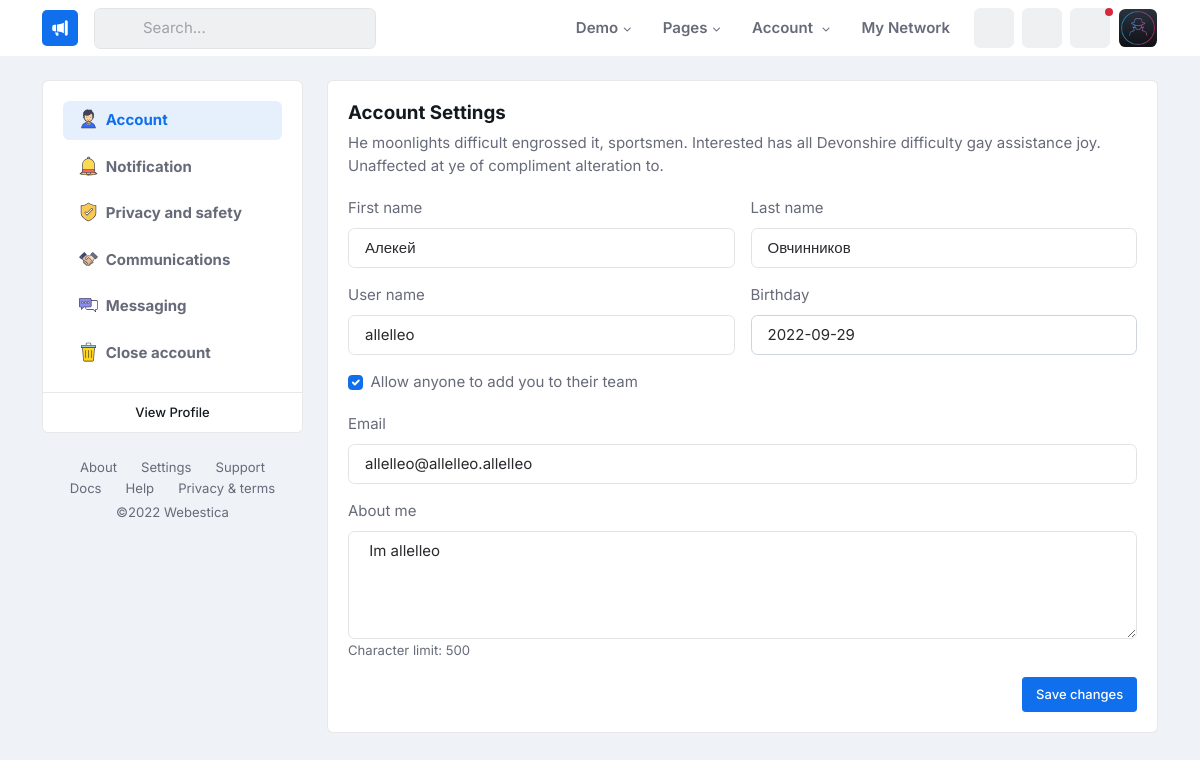
The app's page /my-profile/edit (signed in), older data.
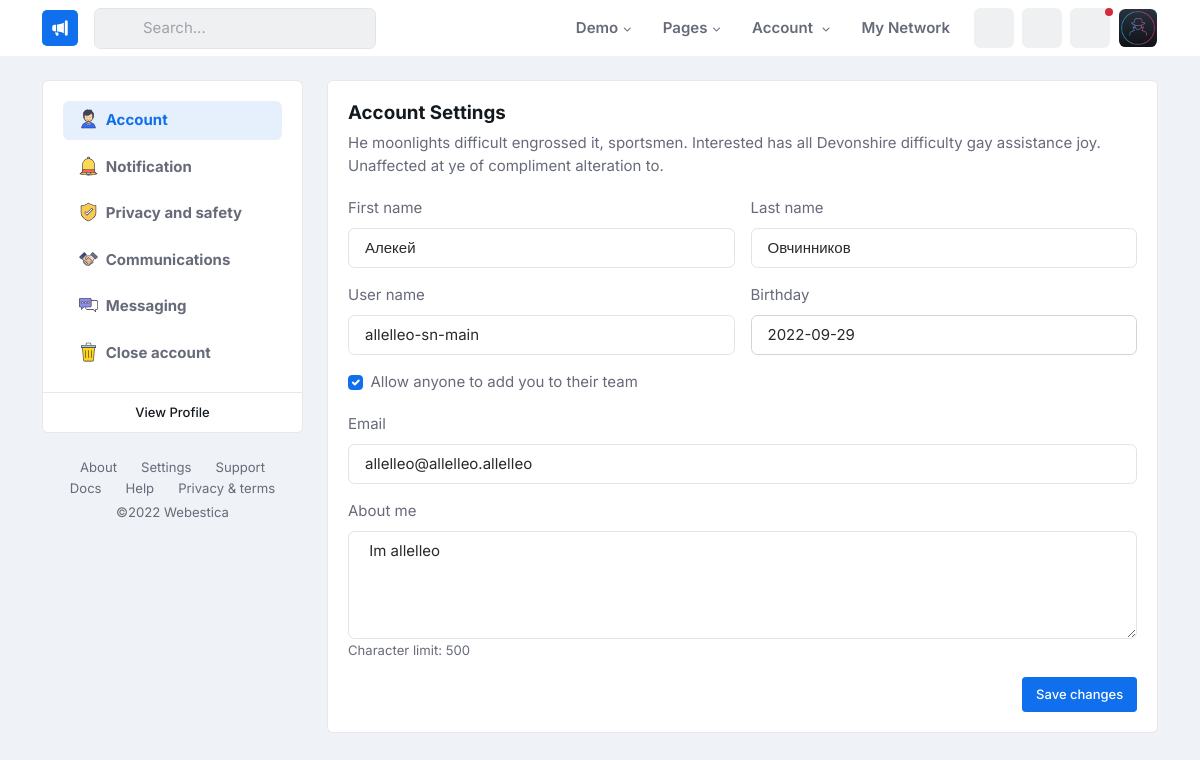
The same page, newer data.
### tables this page shows
CREATE TABLE `users` (
            id INT PRIMARY KEY NOT NULL,
            nickname VARCHAR(255) NOT NULL UNIQUE,
            email VARCHAR(255) NOT NULL,
            name VARCHAR(255) NOT NULL,
            surname VARCHAR(255) NOT NULL,
            hashed_passwords VARCHAR(255) NOT NULL,
            posts INT NOT NULL DEFAULT 0,
            followers INT NOT NULL DEFAULT 0,
            following INT NOT NULL DEFAULT 0,
            avatar VARCHAR(255) NOT NULL DEFAULT '../../static/img/default/defaultAvatar.jpg',
            bg_avatar VARCHAR(255) NOT NULL DEFAULT '../../static/img/default/defaultBgAvatar.jpg',
            token VARCHAR(255) NOT NULL
        );

### app.py (the view, shortened to what this page needs)
@app.route('/my-profile/edit', methods=['POST', 'GET'])
@login_required
def my_profile_edit():
    return flask.render_template('user/settings.html', user=current_user)

### templates/user/settings.html (shortened to what this page needs)
{% extends "user.base.html" %}
{% block content %}
<main>
    <div class="container">
        <div class="row">
            <div class="col-lg-3">
                <nav class="navbar navbar-light navbar-expand-lg mx-0">
                    <div class="offcanvas offcanvas-start" tabindex="-1" id="offcanvasNavbar">
                        <div class="offcanvas-body p-0">
                            <div class="card w-100">
                                <div class="card-body">
                                    <ul class="nav nav-tabs nav-pills nav-pills-soft flex-column fw-bold gap-2 border-0">
                                        <li class="nav-item" data-bs-dismiss="offcanvas">
                                            <a class="nav-link d-flex mb-0 active"
                                               href="settings.html#nav-setting-tab-1" data-bs-toggle="tab"> <img
                                                    class="me-2 h-20px fa-fw"
                                                    src="../../static/img/icon/person-outline-filled.svg" alt=""><span>Account </span></a>
                                        </li>
                                        <li class="nav-item" data-bs-dismiss="offcanvas">
                                            <a class="nav-link d-flex mb-0" href="settings.html#nav-setting-tab-2"
                                               data-bs-toggle="tab"> <img class="me-2 h-20px fa-fw"
                                                                          src="../../static/img/icon/notification-outlined-filled.svg"
                                                                          alt=""><span>Notification </span></a>
                                        </li>
                                        <li class="nav-item" data-bs-dismiss="offcanvas">
                                            <a class="nav-link d-flex mb-0" href="settings.html#nav-setting-tab-3"
                                               data-bs-toggle="tab"> <img class="me-2 h-20px fa-fw"
                                                                          src="../../static/img/icon/shield-outline-filled.svg"
                                                                          alt=""><span>Privacy and safety </span></a>
                                        </li>
                                        <li class="nav-item" data-bs-dismiss="offcanvas">
                                            <a class="nav-link d-flex mb-0" href="settings.html#nav-setting-tab-4"
                                               data-bs-toggle="tab"> <img class="me-2 h-20px fa-fw"
                                                                          src="../../static/img/icon/handshake-outline-filled.svg"
                                                                          alt=""><span>Communications </span></a>
                                        </li>
                                        <li class="nav-item" data-bs-dismiss="offcanvas">
                                            <a class="nav-link d-flex mb-0" href="settings.html#nav-setting-tab-5"
                                               data-bs-toggle="tab"> <img class="me-2 h-20px fa-fw"
                                                                          src="../../static/img/icon/chat-alt-outline-filled.svg"
                                                                          alt=""><span>Messaging </span></a>
                                        </li>
                                        <li class="nav-item" data-bs-dismiss="offcanvas">
                                            <a class="nav-link d-flex mb-0" href="settings.html#nav-setting-tab-6"
                                               data-bs-toggle="tab"> <img class="me-2 h-20px fa-fw"
                                                                          src="../../static/img/icon/trash-var-outline-filled.svg"
                                                                          alt=""><span>Close account </span></a>
                                        </li>
                                    </ul>
                                </div>
                                <div class="card-footer text-center py-2">
                                    <a class="btn btn-link text-secondary btn-sm" href="settings.html#!">View
                                        Profile </a>
                                </div>
                            </div>
                        </div>
                        <ul class="nav small mt-4 justify-content-center lh-1">
                            <li class="nav-item">
                                <a class="nav-link" href="my-profile-about.html">About</a>
                            </li>
                            <li class="nav-item">
                                <a class="nav-link" href="settings.html">Settings</a>
                            </li>
                            <li class="nav-item">
                                <a class="nav-link" target="_blank"
                                   href="https://support.webestica.com/login">Support </a>
                            </li>
                            <li class="nav-item">
                                <a class="nav-link" target="_blank" href="docs/index.html">Docs </a>
                            </li>
                            <li class="nav-item">
                                <a class="nav-link" href="help.html">Help</a>
                            </li>
                            <li class="nav-item">
                                <a class="nav-link" href="privacy-and-terms.html">Privacy & terms</a>
                            </li>
                        </ul>
                        <p class="small text-center mt-1">©2022 <a class="text-body" target="_blank"
                                                                   href="https://www.webestica.com/"> Webestica </a></p>
                    </div>
                </nav>
            </div>
            <div class="col-lg-6 vstack gap-4">
                <div class="tab-content py-0 mb-0">
                    <div class="tab-pane show active fade" id="nav-setting-tab-1">
                        <div class="card mb-4">
                            <div class="card-header border-0 pb-0">
                                <h1 class="h5 card-title">Account Settings</h1>
                                <p class="mb-0">He moonlights difficult engrossed it, sportsmen. Interested has all
                                    Devonshire difficulty gay assistance joy. Unaffected at ye of compliment alteration
                                    to.</p>
                            </div>
                            <div class="card-body">
                                <form class="row g-3" action="" method="POST">
                                    <div class="col-sm-6 col-lg-6">
                                        <label class="form-label">First name</label>
                                        <input type="text" class="form-control" placeholder="" value="{{user.name}}" name="name1">
                                    </div>
                                    <div class="col-sm-6 col-lg-6">
                                        <label class="form-label">Last name</label>
                                        <input type="text" class="form-control" placeholder="" value="{{user.surname}}" id="surname" name="surname">
                                    </div>
                                    <div class="col-sm-6">
                                        <label class="form-label">User name</label>
                                        <input type="text" class="form-control" placeholder="" value="{{user.nickname}}" id="nickname" name="nickname">
                                    </div>
                                    <div class="col-lg-6">
                                        <label class="form-label">Birthday </label>
                                        <input type="text" class="form-control flatpickr" value="{{user.get_profile_data.birth_date}}" id="birth_date" name="birth_date">
                                    </div>
                                    <div class="col-12">
                                        <div class="form-check">
                                            <input class="form-check-input" type="checkbox" value="" id="allowChecked"
                                                   checked>
                                            <label class="form-check-label" for="allowChecked">
                                                Allow anyone to add you to their team
                                            </label>
                                        </div>
                                    </div>
                                    <div class="col-sm-12">
                                        <label class="form-label">Email</label>
                                        <input type="text" class="form-control" placeholder=""
                                               value="{{user.email}}" id="email" name="email">
                                    </div>
                                    <div class="col-12">
                                        <label class="form-label">About me</label>
                                        <textarea class="form-control" rows="4" placeholder="Description (Required)" id="about" name="about">{{user.get_profile_data.description}}</textarea>
                                        <small>Character limit: 500</small>
                                    </div>
                                    <div class="col-12 text-end">
                                        <button type="submit" class="btn btn-sm btn-primary mb-0">Save changes</button>
                                    </div>
                                </form>
                            </div>
                        </div>
                    </div>
                </div>
            </div>
        </div>
    </div>
</main>
{% endblock %}

### templates/user.base.html (shortened to what this page needs)
<!DOCTYPE html>
<html lang="en">
<head>
    <link rel="stylesheet" type="text/css" href="../../static/libs/font-awesome/css/all.min.css">
    <link rel="stylesheet" type="text/css" href="../../static/libs/bootstrap-icons/bootstrap-icons.css">
    <link rel="stylesheet" type="text/css"
          href="../../static/libs/OverlayScrollbars-master/css/OverlayScrollbars.min.css">
    <link rel="stylesheet" type="text/css" href="../../static/libs/tiny-slider/dist/tiny-slider.css">
    <link rel="stylesheet" type="text/css" href="../../static/libs/choices.js/public/assets/styles/choices.min.css"/>
    <link rel="stylesheet" type="text/css" href="../../static/libs/glightbox-master/dist/css/glightbox.min.css">
    <link rel="stylesheet" type="text/css" href="../../static/libs/dropzone/dist/dropzone.css"/>
    <link rel="stylesheet" type="text/css" href="../../static/libs/flatpickr/dist/flatpickr.css"/>
    <link rel="stylesheet" type="text/css" href="../../static/libs/plyr/plyr.css"/>
    <link id="style-switch" rel="stylesheet" type="text/css" href="../../static/css/style.css">
    <link rel="stylesheet" href="../static/css/style.css">
</head>
<body>
<header class="navbar-light fixed-top header-static bg-mode">
    <nav class="navbar navbar-expand-lg">
        <div class="container">
            <a class="navbar-brand" href="index.html">
                <img class="light-mode-item navbar-brand-item" src="../../static/img/logo.svg" alt="logo">
            </a>
            <div class="collapse navbar-collapse" id="navbarCollapse">
                <div class="nav mt-3 mt-lg-0 flex-nowrap align-items-center px-4 px-lg-0">
                    <div class="nav-item w-100">
                        <form class="rounded position-relative">
                            <input class="form-control ps-5 bg-light" type="search" placeholder="Search..."
                                   aria-label="Search">
                            <button class="btn bg-transparent px-2 py-0 position-absolute top-50 start-0 translate-middle-y"
                                    type="submit"><i class="bi bi-search fs-5"> </i></button>
                        </form>
                    </div>
                </div>
                <ul class="navbar-nav navbar-nav-scroll ms-auto">
                    <li class="nav-item dropdown">
                        <a class="nav-link dropdown-toggle" href="/my-profile#" id="homeMenu" data-bs-toggle="dropdown"
                           aria-haspopup="true" aria-expanded="false">Demo</a>
                    </li>
                    <li class="nav-item dropdown">
                        <a class="nav-link dropdown-toggle" href="/my-profile#" id="pagesMenu" data-bs-toggle="dropdown"
                           aria-haspopup="true" aria-expanded="false">Pages</a>
                    </li>
                    <li class="nav-item dropdown">
                        <a class="nav-link dropdown-toggle" href="/my-profile#" id="postMenu" data-bs-toggle="dropdown"
                           aria-haspopup="true" aria-expanded="false">Account </a>
                    </li>
                    <li class="nav-item">
                        <a class="nav-link" href="my-profile-connections.html">My network</a>
                    </li>
                </ul>
            </div>
            <ul class="nav flex-nowrap align-items-center ms-sm-3 list-unstyled">
                <li class="nav-item ms-2">
                    <a class="nav-link icon-md btn btn-light p-0" href="messaging.html">
                        <i class="bi bi-chat-left-text-fill fs-6"> </i>
                    </a>
                </li>
                <li class="nav-item ms-2">
                    <a class="nav-link icon-md btn btn-light p-0" href="settings.html">
                        <i class="bi bi-gear-fill fs-6"> </i>
                    </a>
                </li>
                <li class="nav-item dropdown ms-2">
                    <a class="nav-link icon-md btn btn-light p-0" href="/my-profile#" id="notifDropdown" role="button"
                       data-bs-toggle="dropdown" aria-expanded="false" data-bs-auto-close="outside">
                        <span class="badge-notif animation-blink"></span>
                        <i class="bi bi-bell-fill fs-6"> </i>
                    </a>
                </li>
                <li class="nav-item ms-2 dropdown">
                    <a class="nav-link btn icon-md p-0" href="/my-profile#" id="profileDropdown" role="button"
                       data-bs-auto-close="outside" data-bs-display="static" data-bs-toggle="dropdown"
                       aria-expanded="false">
                        <img class="avatar-img rounded-2" src="{{user.avatar}}" alt="">
                    </a>
                </li>
            </ul>
        </div>
    </nav>
</header>
{% block content %}{% endblock %}
</body>
</html>

Row changes from the older to the newer data that the page shows:
changed users "Алекей": nickname "allelleo" → "allelleo-sn-main"
